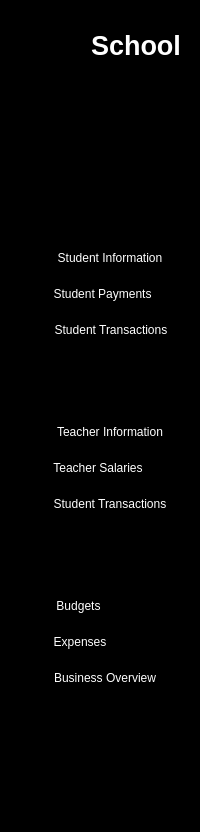
      <widget class="QWidget" name="icon_text_widget" native="true">
       <property name="styleSheet">
        <string notr="true">QWidget{
	background-color: rgb(0, 0, 0);
color:white;
}

QPushButton{
height:30px;
border:none
}</string>
       </property>
       <layout class="QVBoxLayout" name="verticalLayout_7">
        <property name="topMargin">
         <number>30</number>
        </property>
        <property name="bottomMargin">
         <number>15</number>
        </property>
        <item>
         <layout class="QHBoxLayout" name="horizontalLayout">
          <property name="spacing">
           <number>20</number>
          </property>
          <property name="leftMargin">
           <number>20</number>
          </property>
          <item>
           <widget class="QLabel" name="logo">
            <property name="maximumSize">
             <size>
              <width>40</width>
              <height>40</height>
             </size>
            </property>
            <property name="text">
             <string/>
            </property>
            <property name="pixmap">
             <pixmap>:/logo.png</pixmap>
            </property>
            <property name="scaledContents">
             <bool>true</bool>
            </property>
           </widget>
          </item>
          <item>
           <widget class="QLabel" name="scholl_title">
            <property name="font">
             <font>
              <pointsize>20</pointsize>
              <weight>75</weight>
              <bold>true</bold>
             </font>
            </property>
            <property name="text">
             <string>School</string>
            </property>
           </widget>
          </item>
         </layout>
        </item>
        <item>
         <layout class="QVBoxLayout" name="st_tc_fi_block_2">
          <property name="spacing">
           <number>20</number>
          </property>
          <property name="topMargin">
           <number>35</number>
          </property>
          <item>
           <widget class="QPushButton" name="dashboard_2">
            <property name="cursor">
             <cursorShape>PointingHandCursor</cursorShape>
            </property>
            <property name="styleSheet">
             <string notr="true">QPushButton{
padding-left:-60px;
}

QPushButton:checked{
background-color:white;
border-radius:3px;
}</string>
            </property>
            <property name="text">
             <string/>
            </property>
            <property name="icon">
             <iconset>
              <normaloff>:/dashboard2.png</normaloff>
              <normalon>:/dashboard1.png</normalon>:/dashboard2.png</iconset>
            </property>
            <property name="iconSize">
             <size>
              <width>100</width>
              <height>60</height>
             </size>
            </property>
            <property name="checkable">
             <bool>true</bool>
            </property>
            <property name="autoExclusive">
             <bool>true</bool>
            </property>
           </widget>
          </item>
          <item>
           <widget class="QPushButton" name="instution_2">
            <property name="cursor">
             <cursorShape>PointingHandCursor</cursorShape>
            </property>
            <property name="styleSheet">
             <string notr="true">QPushButton{
padding-left:-63px;
}

QPushButton:checked{
background-color:white;
border-radius:3px;
}</string>
            </property>
            <property name="text">
             <string/>
            </property>
            <property name="icon">
             <iconset>
              <normaloff>:/institution2.png</normaloff>
              <normalon>:/institution1.png</normalon>:/institution2.png</iconset>
            </property>
            <property name="iconSize">
             <size>
              <width>95</width>
              <height>45</height>
             </size>
            </property>
            <property name="checkable">
             <bool>true</bool>
            </property>
            <property name="autoExclusive">
             <bool>true</bool>
            </property>
           </widget>
          </item>
          <item>
           <widget class="QFrame" name="students">
            <property name="frameShape">
             <enum>QFrame::StyledPanel</enum>
            </property>
            <property name="frameShadow">
             <enum>QFrame::Raised</enum>
            </property>
            <layout class="QVBoxLayout" name="verticalLayout_4">
             <property name="spacing">
              <number>0</number>
             </property>
             <property name="leftMargin">
              <number>0</number>
             </property>
             <property name="topMargin">
              <number>0</number>
             </property>
             <property name="rightMargin">
              <number>0</number>
             </property>
             <property name="bottomMargin">
              <number>0</number>
             </property>
             <item>
              <widget class="QPushButton" name="stdn_2">
               <property name="cursor">
                <cursorShape>PointingHandCursor</cursorShape>
               </property>
               <property name="styleSheet">
                <string notr="true"/>
               </property>
               <property name="text">
                <string/>
               </property>
               <property name="icon">
                <iconset>
                 <normaloff>:/students3.png</normaloff>
                 <normalon>:/students4.png</normalon>:/students3.png</iconset>
               </property>
               <property name="iconSize">
                <size>
                 <width>200</width>
                 <height>60</height>
                </size>
               </property>
               <property name="checkable">
                <bool>true</bool>
               </property>
               <property name="autoExclusive">
                <bool>false</bool>
               </property>
              </widget>
             </item>
             <item>
              <widget class="QFrame" name="students_drp_dwn">
               <property name="frameShape">
                <enum>QFrame::StyledPanel</enum>
               </property>
               <property name="frameShadow">
                <enum>QFrame::Raised</enum>
               </property>
               <layout class="QVBoxLayout" name="verticalLayout">
                <item>
                 <widget class="QPushButton" name="stdn_info">
                  <property name="cursor">
                   <cursorShape>PointingHandCursor</cursorShape>
                  </property>
                  <property name="styleSheet">
                   <string notr="true">QPushButton{
padding-left:20px;
}

QPushButton:hover{
color:#12b298;
cursor:pointer
}</string>
                  </property>
                  <property name="text">
                   <string>Student Information</string>
                  </property>
                  <property name="checkable">
                   <bool>true</bool>
                  </property>
                 </widget>
                </item>
                <item>
                 <widget class="QPushButton" name="stdn_payments">
                  <property name="cursor">
                   <cursorShape>PointingHandCursor</cursorShape>
                  </property>
                  <property name="styleSheet">
                   <string notr="true">QPushButton{
padding-left:5px;
}

QPushButton:hover{
color:#12b298;
cursor:pointer
}</string>
                  </property>
                  <property name="text">
                   <string>Student Payments</string>
                  </property>
                  <property name="checkable">
                   <bool>true</bool>
                  </property>
                 </widget>
                </item>
                <item>
                 <widget class="QPushButton" name="stdn_trans">
                  <property name="cursor">
                   <cursorShape>PointingHandCursor</cursorShape>
                  </property>
                  <property name="styleSheet">
                   <string notr="true">QPushButton{
padding-left:22px;
}

QPushButton:hover{
color:#12b298;
cursor:pointer
}</string>
                  </property>
                  <property name="text">
                   <string>Student Transactions</string>
                  </property>
                  <property name="checkable">
                   <bool>true</bool>
                  </property>
                 </widget>
                </item>
               </layout>
              </widget>
             </item>
            </layout>
           </widget>
          </item>
          <item>
           <widget class="QFrame" name="teachers">
            <property name="frameShape">
             <enum>QFrame::StyledPanel</enum>
            </property>
            <property name="frameShadow">
             <enum>QFrame::Raised</enum>
            </property>
            <layout class="QVBoxLayout" name="verticalLayout_5">
             <property name="spacing">
              <number>0</number>
             </property>
             <property name="leftMargin">
              <number>0</number>
             </property>
             <property name="topMargin">
              <number>0</number>
             </property>
             <property name="rightMargin">
              <number>0</number>
             </property>
             <property name="bottomMargin">
              <number>0</number>
             </property>
             <item>
              <widget class="QPushButton" name="teachers_2">
               <property name="cursor">
                <cursorShape>PointingHandCursor</cursorShape>
               </property>
               <property name="text">
                <string/>
               </property>
               <property name="icon">
                <iconset>
                 <normaloff>:/teachers3.png</normaloff>
                 <normalon>:/teachers4.png</normalon>:/teachers3.png</iconset>
               </property>
               <property name="iconSize">
                <size>
                 <width>200</width>
                 <height>60</height>
                </size>
               </property>
               <property name="checkable">
                <bool>true</bool>
               </property>
               <property name="autoExclusive">
                <bool>false</bool>
               </property>
              </widget>
             </item>
             <item>
              <widget class="QFrame" name="teachers_drp_dwn">
               <property name="frameShape">
                <enum>QFrame::StyledPanel</enum>
               </property>
               <property name="frameShadow">
                <enum>QFrame::Raised</enum>
               </property>
               <layout class="QVBoxLayout" name="verticalLayout_2">
                <item>
                 <widget class="QPushButton" name="teacher_info">
                  <property name="cursor">
                   <cursorShape>PointingHandCursor</cursorShape>
                  </property>
                  <property name="styleSheet">
                   <string notr="true">QPushButton{
padding-left:20px;
}

QPushButton:hover{
color:#12b298;
cursor:pointer
}</string>
                  </property>
                  <property name="text">
                   <string>Teacher Information</string>
                  </property>
                  <property name="checkable">
                   <bool>true</bool>
                  </property>
                 </widget>
                </item>
                <item>
                 <widget class="QPushButton" name="teacher_salary">
                  <property name="cursor">
                   <cursorShape>PointingHandCursor</cursorShape>
                  </property>
                  <property name="styleSheet">
                   <string notr="true">QPushButton{
padding-left:-4px;
}

QPushButton:hover{
color:#12b298;
cursor:pointer
}</string>
                  </property>
                  <property name="text">
                   <string>Teacher Salaries</string>
                  </property>
                  <property name="checkable">
                   <bool>true</bool>
                  </property>
                 </widget>
                </item>
                <item>
                 <widget class="QPushButton" name="teacher_trans">
                  <property name="cursor">
                   <cursorShape>PointingHandCursor</cursorShape>
                  </property>
                  <property name="styleSheet">
                   <string notr="true">QPushButton{
padding-left:20px;
}

QPushButton:hover{
color:#12b298;
cursor:pointer
}</string>
                  </property>
                  <property name="text">
                   <string>Student Transactions</string>
                  </property>
                  <property name="checkable">
                   <bool>true</bool>
                  </property>
                 </widget>
                </item>
               </layout>
              </widget>
             </item>
            </layout>
           </widget>
          </item>
          <item>
           <widget class="QFrame" name="finance">
            <property name="frameShape">
             <enum>QFrame::StyledPanel</enum>
            </property>
            <property name="frameShadow">
             <enum>QFrame::Raised</enum>
            </property>
            <layout class="QVBoxLayout" name="verticalLayout_6">
             <property name="spacing">
              <number>0</number>
             </property>
             <property name="leftMargin">
              <number>0</number>
             </property>
             <property name="topMargin">
              <number>0</number>
             </property>
             <property name="rightMargin">
              <number>0</number>
             </property>
             <property name="bottomMargin">
              <number>0</number>
             </property>
             <item>
              <widget class="QPushButton" name="finance_2">
               <property name="cursor">
                <cursorShape>PointingHandCursor</cursorShape>
               </property>
               <property name="text">
                <string/>
               </property>
               <property name="icon">
                <iconset>
                 <normaloff>:/finances3.png</normaloff>
                 <normalon>:/finances4.png</normalon>:/finances3.png</iconset>
               </property>
               <property name="iconSize">
                <size>
                 <width>200</width>
                 <height>60</height>
                </size>
               </property>
               <property name="checkable">
                <bool>true</bool>
               </property>
               <property name="autoExclusive">
                <bool>false</bool>
               </property>
              </widget>
             </item>
             <item>
              <widget class="QFrame" name="finance_drp_dwn">
               <property name="frameShape">
                <enum>QFrame::StyledPanel</enum>
               </property>
               <property name="frameShadow">
                <enum>QFrame::Raised</enum>
               </property>
               <layout class="QVBoxLayout" name="verticalLayout_3">
                <item>
                 <widget class="QPushButton" name="budgets">
                  <property name="cursor">
                   <cursorShape>PointingHandCursor</cursorShape>
                  </property>
                  <property name="styleSheet">
                   <string notr="true">QPushButton{
padding-left:-43px;
}

QPushButton:hover{
color:#12b298;
cursor:pointer
}</string>
                  </property>
                  <property name="text">
                   <string>Budgets</string>
                  </property>
                  <property name="checkable">
                   <bool>true</bool>
                  </property>
                 </widget>
                </item>
                <item>
                 <widget class="QPushButton" name="expenses">
                  <property name="cursor">
                   <cursorShape>PointingHandCursor</cursorShape>
                  </property>
                  <property name="styleSheet">
                   <string notr="true">QPushButton{
padding-left:-40px;
}

QPushButton:hover{
color:#12b298;
cursor:pointer
}</string>
                  </property>
                  <property name="text">
                   <string>Expenses</string>
                  </property>
                  <property name="checkable">
                   <bool>true</bool>
                  </property>
                 </widget>
                </item>
                <item>
                 <widget class="QPushButton" name="busines_overview">
                  <property name="cursor">
                   <cursorShape>PointingHandCursor</cursorShape>
                  </property>
                  <property name="styleSheet">
                   <string notr="true">QPushButton{
padding-left:10px;
}

QPushButton:hover{
color:#12b298;
cursor:pointer
}</string>
                  </property>
                  <property name="text">
                   <string>Business Overview</string>
                  </property>
                  <property name="checkable">
                   <bool>true</bool>
                  </property>
                 </widget>
                </item>
               </layout>
              </widget>
             </item>
            </layout>
           </widget>
          </item>
         </layout>
        </item>
        <item>
         <spacer name="verticalSpacer">
          <property name="orientation">
           <enum>Qt::Vertical</enum>
          </property>
          <property name="sizeHint" stdset="0">
           <size>
            <width>20</width>
            <height>27</height>
           </size>
          </property>
         </spacer>
        </item>
        <item>
         <layout class="QVBoxLayout" name="set_sig_blc_2">
          <property name="spacing">
           <number>20</number>
          </property>
          <item>
           <widget class="QPushButton" name="settings_2">
            <property name="cursor">
             <cursorShape>PointingHandCursor</cursorShape>
            </property>
            <property name="styleSheet">
             <string notr="true">QPushButton{
padding-left:-70px;
}

QPushButton:checked{
background-color:white;
border-radius:3px;
}</string>
            </property>
            <property name="text">
             <string/>
            </property>
            <property name="icon">
             <iconset>
              <normaloff>:/settings2.png</normaloff>
              <normalon>:/settings1.png</normalon>:/settings2.png</iconset>
            </property>
            <property name="iconSize">
             <size>
              <width>100</width>
              <height>60</height>
             </size>
            </property>
            <property name="checkable">
             <bool>true</bool>
            </property>
            <property name="autoExclusive">
             <bool>true</bool>
            </property>
           </widget>
          </item>
          <item>
           <widget class="QPushButton" name="signout_2">
            <property name="cursor">
             <cursorShape>PointingHandCursor</cursorShape>
            </property>
            <property name="styleSheet">
             <string notr="true">QPushButton{
padding-left:-70px;
}

QPushButton:checked{
background-color:white;
border-radius:3px;
}</string>
            </property>
            <property name="text">
             <string/>
            </property>
            <property name="icon">
             <iconset>
              <normaloff>:/signout2.png</normaloff>
              <normalon>:/signout1.png</normalon>:/signout2.png</iconset>
            </property>
            <property name="iconSize">
             <size>
              <width>100</width>
              <height>60</height>
             </size>
            </property>
            <property name="checkable">
             <bool>true</bool>
            </property>
            <property name="autoExclusive">
             <bool>true</bool>
            </property>
           </widget>
          </item>
         </layout>
        </item>
       </layout>
      </widget>
